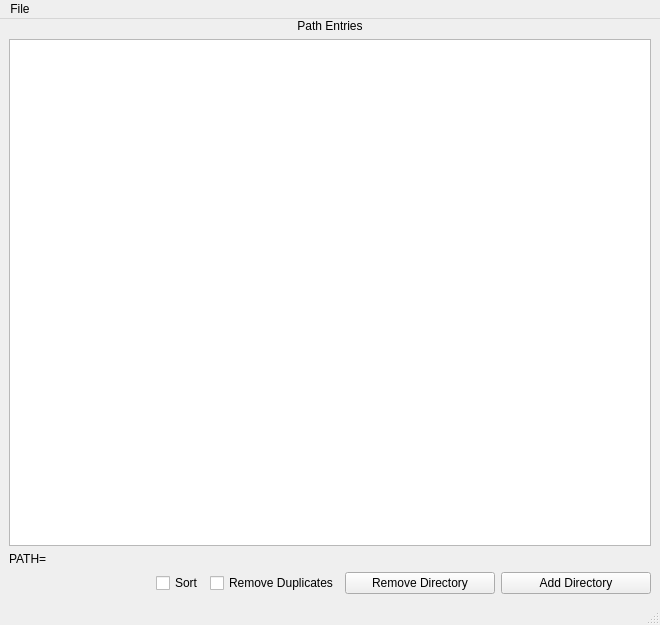
<?xml version="1.0" encoding="UTF-8"?>
<ui version="4.0">
 <class>MainWindow</class>
 <widget class="QMainWindow" name="MainWindow">
  <property name="geometry">
   <rect>
    <x>0</x>
    <y>0</y>
    <width>660</width>
    <height>625</height>
   </rect>
  </property>
  <property name="minimumSize">
   <size>
    <width>0</width>
    <height>0</height>
   </size>
  </property>
  <property name="maximumSize">
   <size>
    <width>1920</width>
    <height>1280</height>
   </size>
  </property>
  <property name="windowTitle">
   <string>Path Editor</string>
  </property>
  <widget class="QWidget" name="centralwidget">
   <layout class="QGridLayout" name="gridLayout_2">
    <property name="topMargin">
     <number>0</number>
    </property>
    <item row="1" column="0">
     <widget class="QListWidget" name="listWidget">
      <property name="sizePolicy">
       <sizepolicy hsizetype="Expanding" vsizetype="Expanding">
        <horstretch>0</horstretch>
        <verstretch>0</verstretch>
       </sizepolicy>
      </property>
      <property name="sizeAdjustPolicy">
       <enum>QAbstractScrollArea::AdjustToContentsOnFirstShow</enum>
      </property>
      <property name="tabKeyNavigation">
       <bool>true</bool>
      </property>
      <property name="dragEnabled">
       <bool>true</bool>
      </property>
      <property name="dragDropOverwriteMode">
       <bool>true</bool>
      </property>
      <property name="dragDropMode">
       <enum>QAbstractItemView::InternalMove</enum>
      </property>
      <property name="alternatingRowColors">
       <bool>true</bool>
      </property>
      <property name="selectionBehavior">
       <enum>QAbstractItemView::SelectRows</enum>
      </property>
      <property name="resizeMode">
       <enum>QListView::Fixed</enum>
      </property>
      <property name="uniformItemSizes">
       <bool>true</bool>
      </property>
      <property name="sortingEnabled">
       <bool>false</bool>
      </property>
     </widget>
    </item>
    <item row="3" column="0">
     <layout class="QHBoxLayout" name="horizontalLayout">
      <property name="bottomMargin">
       <number>0</number>
      </property>
      <item>
       <spacer name="horizontalSpacer">
        <property name="orientation">
         <enum>Qt::Horizontal</enum>
        </property>
        <property name="sizeHint" stdset="0">
         <size>
          <width>40</width>
          <height>20</height>
         </size>
        </property>
       </spacer>
      </item>
      <item>
       <widget class="QCheckBox" name="checkBox_SortDirectories">
        <property name="text">
         <string>Sort</string>
        </property>
       </widget>
      </item>
      <item>
       <widget class="QCheckBox" name="checkBox_RemoveDuplicates">
        <property name="text">
         <string>Remove Duplicates</string>
        </property>
       </widget>
      </item>
      <item>
       <widget class="QPushButton" name="pushButton_RemoveDirectory">
        <property name="minimumSize">
         <size>
          <width>150</width>
          <height>0</height>
         </size>
        </property>
        <property name="text">
         <string>Remove Directory</string>
        </property>
       </widget>
      </item>
      <item>
       <widget class="QPushButton" name="pushButton_AddDirectory">
        <property name="minimumSize">
         <size>
          <width>150</width>
          <height>0</height>
         </size>
        </property>
        <property name="text">
         <string>Add Directory</string>
        </property>
       </widget>
      </item>
     </layout>
    </item>
    <item row="0" column="0">
     <widget class="QLabel" name="label">
      <property name="text">
       <string>Path Entries</string>
      </property>
      <property name="alignment">
       <set>Qt::AlignCenter</set>
      </property>
     </widget>
    </item>
    <item row="2" column="0">
     <widget class="QLabel" name="label_PathOutput">
      <property name="text">
       <string>PATH=</string>
      </property>
      <property name="wordWrap">
       <bool>true</bool>
      </property>
      <property name="textInteractionFlags">
       <set>Qt::LinksAccessibleByMouse|Qt::TextSelectableByMouse</set>
      </property>
     </widget>
    </item>
   </layout>
  </widget>
  <widget class="QMenuBar" name="menubar">
   <property name="geometry">
    <rect>
     <x>0</x>
     <y>0</y>
     <width>660</width>
     <height>30</height>
    </rect>
   </property>
   <widget class="QMenu" name="menuFile">
    <property name="title">
     <string>File</string>
    </property>
    <addaction name="actionSave"/>
    <addaction name="actionQuit"/>
   </widget>
   <addaction name="menuFile"/>
  </widget>
  <widget class="QStatusBar" name="statusbar"/>
  <action name="actionSave">
   <property name="text">
    <string>Save</string>
   </property>
  </action>
  <action name="actionQuit">
   <property name="text">
    <string>Quit</string>
   </property>
  </action>
 </widget>
 <resources>
  <include location="images.qrc"/>
 </resources>
 <connections/>
</ui>
